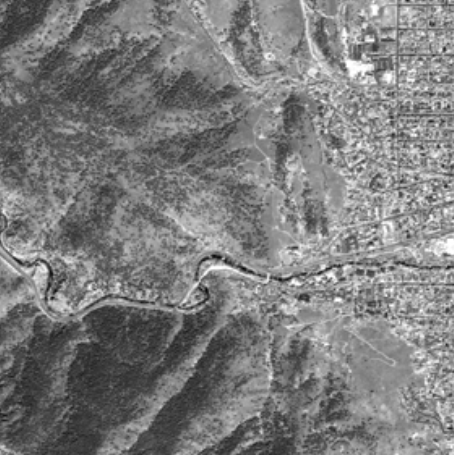
#> input picture image_registration/reference.png, 454 x 455 px
$ python main.py
#> lines starting #> are read from the running program, lines starting #| are printed output that depends on the picture
import os
# Uncomment the following line if you want to disable GStreamer
# os.environ["OPENCV_VIDEOIO_PRIORITY_GSTREAMER"] = "0"
import cv2
import numpy as np


def haar_wavelet_transform(image, level=1):
    """
    Applies Haar wavelet transform to reduce image resolution for coarse registration.
    """
    for _ in range(level):
        image = cv2.pyrDown(image)
    return image


def detect_and_match_features(img1, img2):
    """
    Uses ORB feature detection and descriptor matching for coarse registration.
    """
    orb = cv2.ORB_create()
    kp1, des1 = orb.detectAndCompute(img1, None)
    kp2, des2 = orb.detectAndCompute(img2, None)

    bf = cv2.BFMatcher(cv2.NORM_HAMMING, crossCheck=True)
    matches = bf.match(des1, des2)

    matches = sorted(matches, key=lambda x: x.distance)

    return kp1, kp2, matches


def refine_registration(img1, img2, kp1, kp2, matches):
    """
    Uses Harris corner detection and normalized cross-correlation for fine registration.
    """
    src_pts = np.float32([kp1[m.queryIdx].pt for m in matches]).reshape(-1, 1, 2)
    dst_pts = np.float32([kp2[m.trainIdx].pt for m in matches]).reshape(-1, 1, 2)

    H, mask = cv2.findHomography(src_pts, dst_pts, cv2.RANSAC, 5.0)

    return H


def apply_local_weighted_mean(H, img1, img2):
    """
    Applies local weighted mean to deal with local geometric distortions.
    """
    h, w = img1.shape[:2]
    aligned_img = cv2.warpPerspective(img2, H, (w, h))
    return aligned_img


def overlay_images(reference_image, warped_image):
    """
    Overlays the warped image on the reference image for better visualization.
    """
    # Blend the reference and warped images using addWeighted
    overlaid_image = cv2.addWeighted(reference_image, 0.5, warped_image, 0.5, 0)
    return overlaid_image


def main():
    # Load reference and input images
    img1 = cv2.imread("reference.png")  # Replace with the path to your reference image
#> img1 is the input picture: shape (455, 454, 3); min 4, max 255, mean 124.7
    img2 = cv2.imread("input.png")     # Replace with the path to your input image
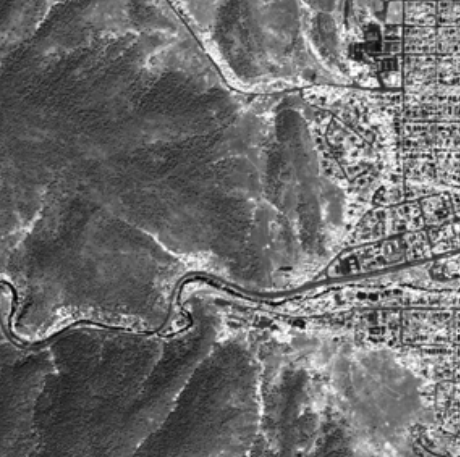
#> input picture image_registration/input.png, 460 x 457 px
#> img2 is the input picture: shape (457, 460, 3); min 1, max 255, mean 108

    # Apply Haar wavelet transform for coarse registration
    img1_lowres = haar_wavelet_transform(img1)
#> the loop in haar_wavelet_transform, `for _ in range(level):` made 1 pass
#> pass 1, in haar_wavelet_transform, `image = cv2.pyrDown(image)`:
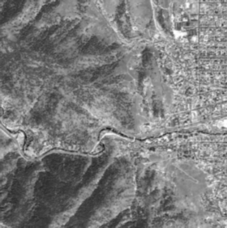
#> image: shape (228, 227, 3); min 34, max 255, mean 124.7
    img2_lowres = haar_wavelet_transform(img2)
#> the loop in haar_wavelet_transform (call 2), `for _ in range(level):` made 1 pass
#> pass 1, in haar_wavelet_transform (call 2), `image = cv2.pyrDown(image)`:
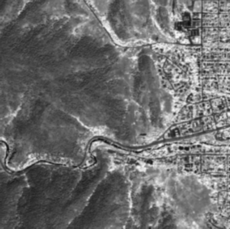
#> image: shape (229, 230, 3); min 16, max 247, mean 107.9

    # Detect and match features
    kp1, kp2, matches = detect_and_match_features(img1_lowres, img2_lowres)
#> in detect_and_match_features, `kp1, des1 = orb.detectAndCompute(img1, None)`: kp1 = 418 keypoints; strongest (x, y, size): (165, 137, 31), (147, 140, 31), (166, 137, 37.2), (160, 136, 31)
#> in detect_and_match_features, `kp2, des2 = orb.detectAndCompute(img2, None)`: kp2 = 414 keypoints; strongest (x, y, size): (188, 42, 31), (151, 163, 31), (151, 162, 37.2), (165, 148, 31)
#> in detect_and_match_features, `matches = bf.match(des1, des2)`: matches = 148 matches
#> matches = 148 matches

    # Refine registration with homography
    H = refine_registration(img1, img2, kp1, kp2, matches)
#> in refine_registration, `src_pts = np.float32([kp1[m.queryIdx].pt for m in matches]).reshape(-1..`: src_pts = 148 rows, first 8: [102, 145.2], [114.5, 114.5], [103, 142], [84.6, 107], [93.31, 118.2], [104, 131], [103.2, 141.6], [96, 150]
#> in refine_registration, `dst_pts = np.float32([kp2[m.trainIdx].pt for m in matches]).reshape(-1..`: dst_pts = 148 rows, first 8: [93.31, 157.6], [110.5, 134.4], [95, 154], [91.24, 128.6], [82.94, 128.6], [93, 143], [94.8, 153.6], [87.84, 164.2]
#> in refine_registration, `H, mask = cv2.findHomography(src_pts, dst_pts, cv2.RANSAC, 5.0)`: H = [[0.184, -0.313, 66.97], [-0.382, 0.0271, 102.5], [-0.00222, -0.00236, 1]]; mask = 148 values, max 1 at index 0, min 0 at index 4, mean 0.176

    # Align input image to reference image
    warped_img = apply_local_weighted_mean(H, img1, img2)
#> in apply_local_weighted_mean, `aligned_img = cv2.warpPerspective(img2, H, (w, h))`:
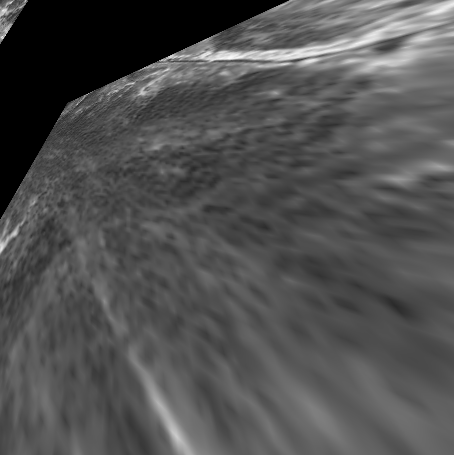
#> aligned_img: shape (455, 454, 3); min 0, max 250, mean 80.6

    # Overlay the aligned image on the reference image
    overlaid_img = overlay_images(img1, warped_img)
#> in overlay_images, `overlaid_image = cv2.addWeighted(reference_image, 0.5, warped_image, 0..`:
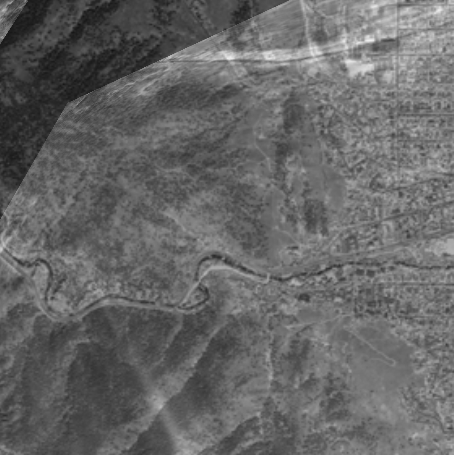
#> overlaid_image: shape (455, 454, 3); min 18, max 239, mean 102.7

    # Display the results
    cv2.imshow("Warped Image", warped_img)
    cv2.imshow("Overlay Result", overlaid_img)
    cv2.waitKey(0)
    cv2.destroyAllWindows()


if __name__ == "__main__":
    main()
